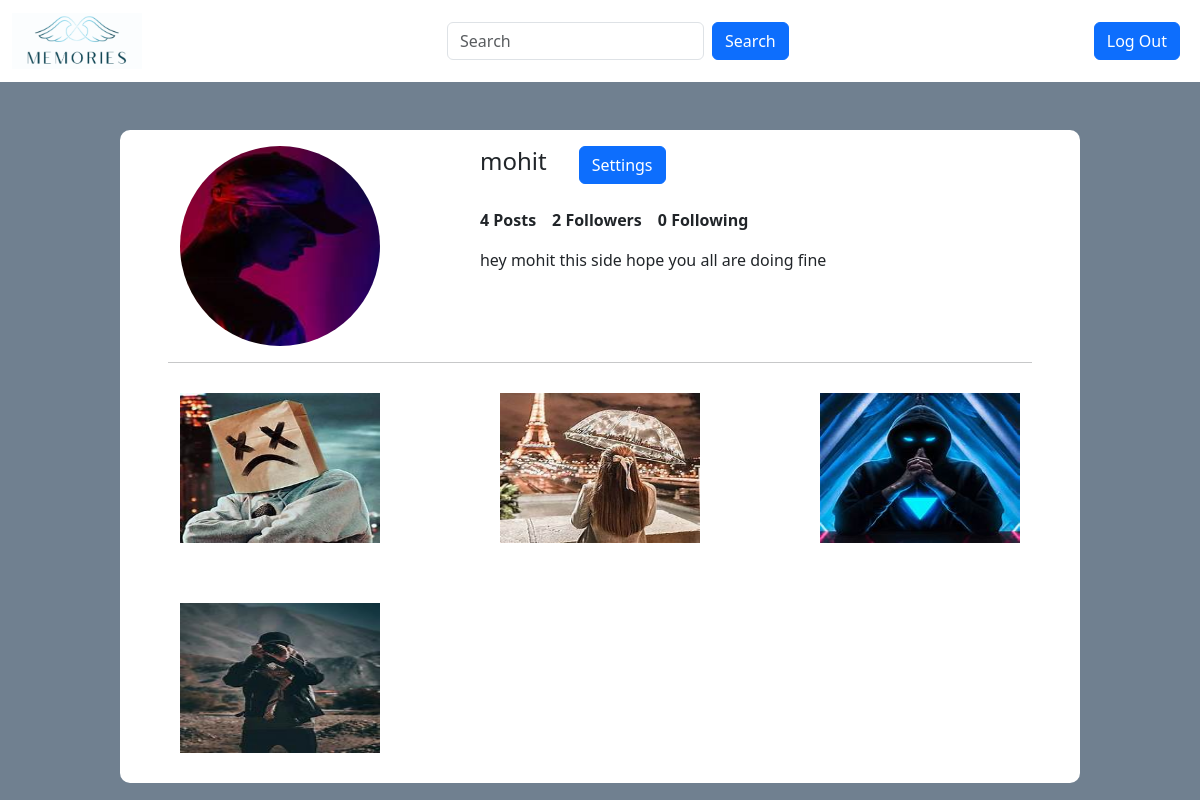
The page /profile/mohit (signed in) on the database its author committed.
### socialmediawebsite/models.py (models this page shows, shortened)
class Profile(models.Model):
    user = models.ForeignKey(User, on_delete=models.CASCADE)
    id_user = models.IntegerField()
    bio = models.TextField(blank=True)
    profileimg = models.ImageField(upload_to='profile_images', default='blank-profile-picture.png')
    location = models.CharField(max_length=100, blank=True)

class Post(models.Model):
    id = models.UUIDField(primary_key=True, default=uuid.uuid4)
    user = models.CharField(max_length=100)
    image = models.ImageField(upload_to='post_images')
    caption = models.TextField()
    created_at = models.DateTimeField(default=datetime.now)
    no_of_likes = models.IntegerField(default=0)

### socialmediawebsite/views.py (the view)
# urls.py: path('profile',include('socialmediawebsite.urls')),
@login_required(login_url='login')
def profile(request, pk):
    user_object = User.objects.get(username=pk)
    user_profile = Profile.objects.get(user=user_object)
    user_posts = Post.objects.filter(user=pk)
    user_post_length = len(user_posts)
    follower = request.user.username
    user = pk
    if FollowersCount.objects.filter(follower=follower, user=user).first():
        button_text = 'Unfollow'
    else:
        button_text = 'Follow'
    user_followers = len(FollowersCount.objects.filter(user=pk))
    user_following = len(FollowersCount.objects.filter(follower=pk))
    context = {
        'user_object': user_object,
        'user_profile': user_profile,
        'user_posts': user_posts,
        'user_post_length': user_post_length,
        'button_text': button_text,
        'user_followers':user_followers,
        'user_following':user_following,
    }
    return render(request,'profile.html',context)

### templates/profile.html (shortened to what this page needs)
{% load static %}
<!DOCTYPE html>
<html>
<head>
	<link rel="stylesheet" href="https://cdn.jsdelivr.net/npm/bootstrap@5.3.3/dist/css/bootstrap.min.css">
</head>
<body style="background-color: #708090;">
<nav class="navbar navbar-expand-md navbar-light bg-white">
    <div class="container-fluid">
      <a class="navbar-brand me-auto" href="/home/">
        <img src="{% static 'memories.png' %}" alt="Logo" style="width: 130px;">
      </a>
      <div class="offcanvas offcanvas-end" tabindex="-1" id="offcanvasNavbar" aria-labelledby="offcanvasNavbarLabel">
        <div class="offcanvas-body d-md-flex justify-content-end align-items-center">
          <form action="/search/" method="POST" class="d-flex mx-auto">
            <input name="username" class="form-control me-2" type="search" placeholder="Search" aria-label="Search">
            <button class="btn btn-primary" type="submit">Search</button>
          </form>
            <a class="btn btn-primary me-2" href="/logout/">Log Out</a>
        </div>
      </div>
    </div>
  </nav>
  <div class="bg-white" style="border-radius: 10px; width: 80%; margin: 0 auto; ">
  <div class="container mt-5 px-4 ">
  <div class="row gx-5">
    <div class="col-4">
      <div class="p-3 text-center">
        <img style="border-radius: 50%; width: 200px; height: 200px" src="{{user_profile.profileimg.url}}">
      </div>
    </div>
    <div class="col-8">
      <div class="p-3">
        <div class="d-flex align-items-center">
  <h4 class="me-3">{{ user_profile.user.username }}</h4>
  <form action="/follow" method="POST" class="mb-0 ms-3">
    {% if user_object.username == user.username %}
      <a href="/settings" class="btn btn-primary">Settings</a>
    {% else %}
      <button type="submit" name="follow" class="btn btn-primary">{{ button_text }}</button>
    {% endif %}
  </form>
</div>
<br>
<div class="d-flex align-items-center">
  <p class=""><b>{{user_post_length}} Posts</b></p>
<p class="ms-3"><b>{{user_followers}} Followers</b></p>
<p class="ms-3"><b>{{user_following}} Following</b></p>
</div>
<p>{{user_profile.bio}}</p>
      </div>
    </div>
  </div>
</div>
<hr style="width: 90%;margin: 0 auto;">
<div class="container text-center">
  <div class="row align-items-start">
    {% for post in user_posts %}
    <div style="padding: 30px;" class="col-4">
      <img width="200" height="150" src="{{post.image.url}}" alt="post image">
    </div>
    {% endfor %}
  </div>
</div>
</div>
</body>
</html>

### rows shown on the page
Profile: profileimg (picture), user.username "mohit", bio "hey mohit this side hope you all are doing fine"
Post: image (picture)
Post: image (picture)
Post: image (picture)
Post: image (picture)

### other values the page prints
{{ user_post_length }} "4"
{{ user_followers }} "2"
{{ user_following }} "0"
